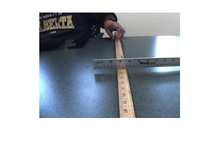
%> input picture syn1.png, 220 x 146 px, shrunk from 1563 x 1037 before the run; the run also reads 1 picture not shown here
$ octave --eval "result = disparitymap;"   (GNU Octave 9; MATLAB toolbox functions it lacks are replaced by stand-ins)
%> lines starting %> are read from the running program, lines starting %| are printed output that depends on the picture
function [ dispmap ] = disparitymap( )
    sampleSize = 4;
    windowSize = 8;

    imageA = imread('syn1.png');
%> imageA is the input picture: size 146x220x3 uint8; mean R, G, B 185.1, 189.8, 196.1
    imageA = padarray(imageA, [round(sampleSize/2),round(sampleSize/2)]);
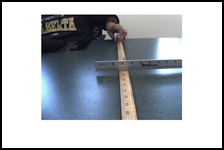
%> imageA: size 150x224x3 uint8; mean R, G, B 176.9, 181.5, 187.5

    imageB = imread('syn2.png');
    imageB = padarray(imageB, [round(windowSize/2),round(windowSize/2)]);
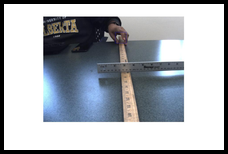
%> imageB: size 154x228x3 uint8; mean R, G, B 169.3, 173.7, 179.4

    dispmap = zeros(size(imageA, 1), size(imageA, 2));
    window = zeros(windowSize, windowSize);
    sampleA = zeros(sampleSize, sampleSize);

    for i = (sampleSize/2)+1 : (size(imageA,1)-sampleSize/2)
        for j = (sampleSize/2)+1 : (size(imageA,2)-sampleSize/2)

            x = i-(sampleSize/2)+(windowSize/2);
            y = j -(sampleSize/2)+(windowSize/2);

            sampleA = imageA( i-(sampleSize/2) : i+(sampleSize/2) , j-(sampleSize/2) : j+(sampleSize/2) );

            window = imageB( x-(windowSize/2) : x+(windowSize/2)-1 , y-(windowSize/2) : y+(windowSize/2)-1 );

            max_x = 0;
            max_y = 0;
            maxSSD = 0;

            for k = 1 : windowSize - sampleSize
                for l = 1 : windowSize - sampleSize
                    sampleB = window(k:k+sampleSize , l:l+sampleSize);

                    ssd = 0;

                    ssd = sum(sum(abs(sampleA-sampleB)));

                    if ssd>maxSSD
                        maxSSD = ssd;
                        max_x = k;
                        max_y = l;
                    end
                end
            end

            dispmap(i-(sampleSize/2),j-(sampleSize/2)) = max_x +max_y;
        end
    end
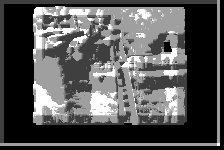
%> dispmap: size 150x224 double; min 0, max 8, mean 2.67; drawn with min black and max white
end
